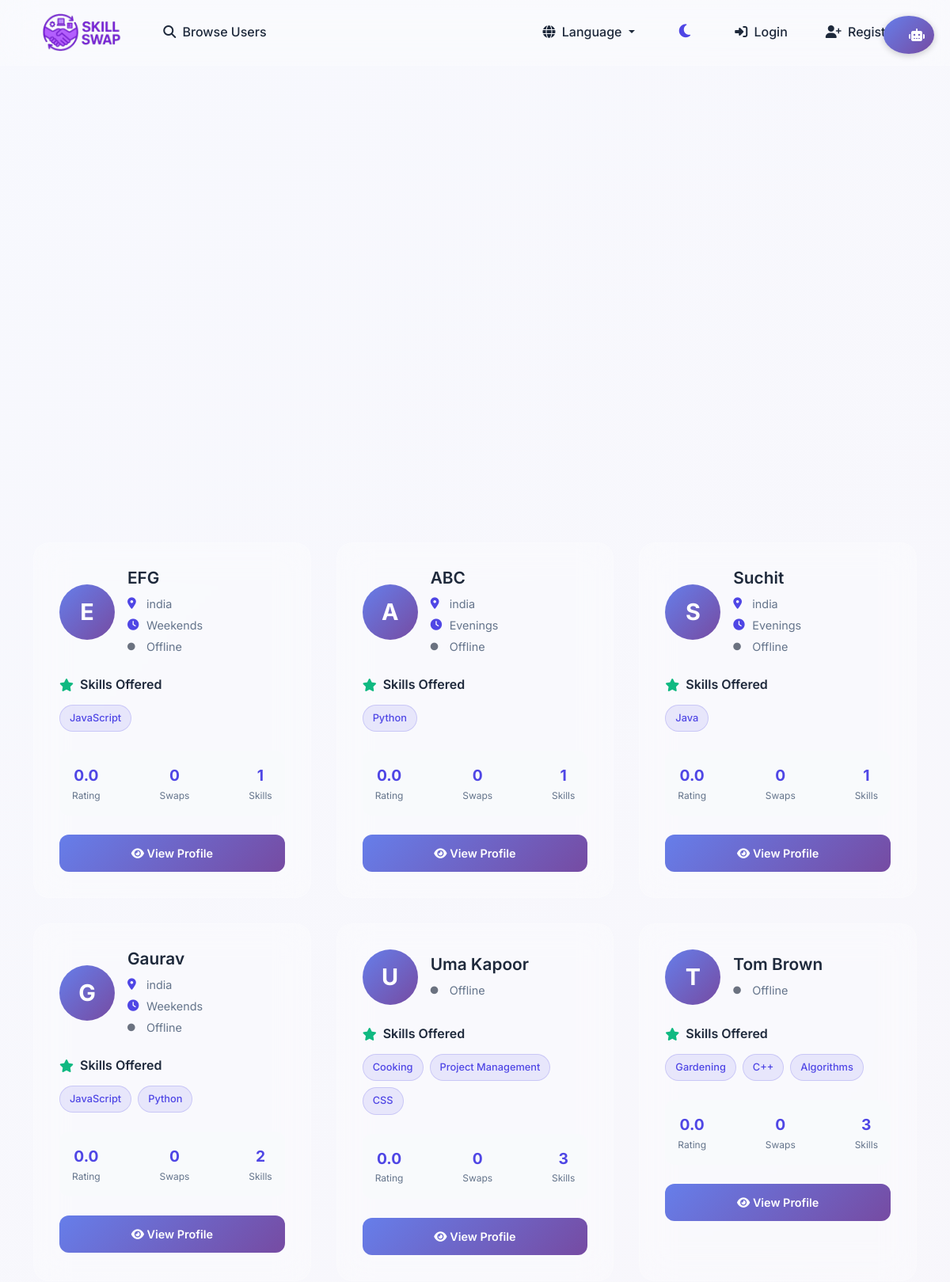
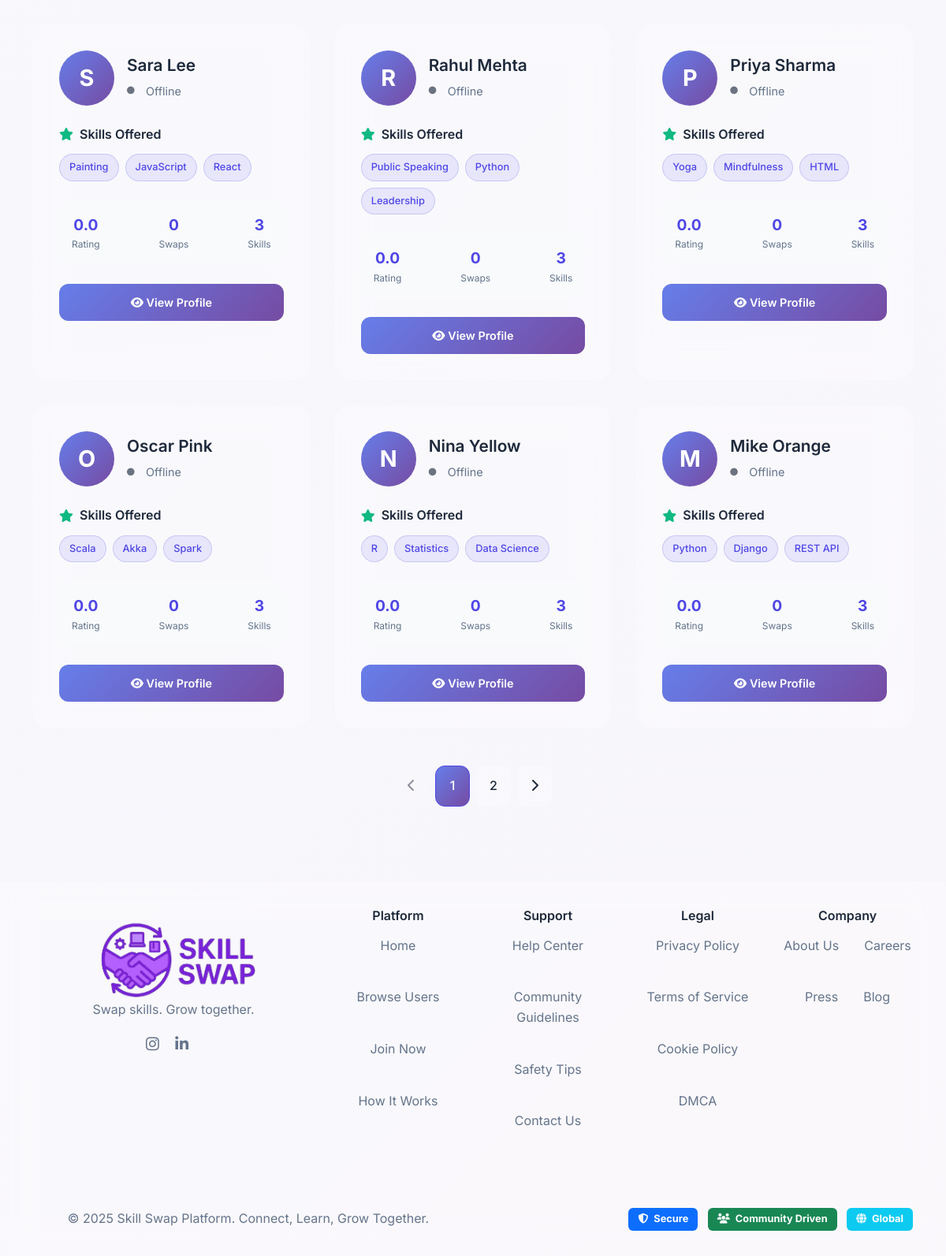
Screenshot of /browse with the database file from the repository (2 pictures, top to bottom).
### SkillSwapHub/models.py (models this page shows, shortened)
class User(db.Model):
    id = db.Column(db.Integer, primary_key=True)
    name = db.Column(db.String(80), nullable=False)
    email = db.Column(db.String(120), unique=True, nullable=False)
    password_hash = db.Column(db.String(128), nullable=True)  # Allow null for OAuth users
    location = db.Column(db.String(100))
    photo_url = db.Column(db.String(200))
    availability = db.Column(db.String(100))
    is_public = db.Column(db.Boolean, default=True)
    is_admin = db.Column(db.Boolean, default=False)
    is_banned = db.Column(db.Boolean, default=False)
    google_id = db.Column(db.String(50), unique=True, nullable=True)
    created_at = db.Column(db.DateTime, default=datetime.now)
    last_login = db.Column(db.DateTime, default=datetime.now)
    reset_token = db.Column(db.String(100), unique=True, nullable=True)
    reset_token_expires = db.Column(db.DateTime, nullable=True)
    skills = db.relationship('UserSkill', backref='user', lazy=True)
    sent_requests = db.relationship('SwapRequest', foreign_keys='SwapRequest.from_user_id', backref='requester', lazy=True)
    received_requests = db.relationship('SwapRequest', foreign_keys='SwapRequest.to_user_id', backref='receiver', lazy=True)
    def get_offered_skills(self):
        return [us.skill for us in self.skills if us.type == 'offered']
    def get_average_rating(self):
        try:
            from sqlalchemy import func
            result = db.session.query(func.avg(Feedback.rating))\
                .join(SwapRequest, ((SwapRequest.from_user_id == self.id) | (SwapRequest.to_user_id == self.id)))\
                .filter(Feedback.reviewer_id != self.id)\
                .scalar()
            return result or 0.0
        except Exception as e:
            print(f"Error calculating average rating: {e}")
            return 0.0
    def get_completed_swaps_count(self):
        try:
            count = db.session.query(SwapRequest)\
                .filter(((SwapRequest.from_user_id == self.id) | (SwapRequest.to_user_id == self.id)) &
                       (SwapRequest.status == 'completed'))\
                .count()
            return count
        except Exception as e:
            print(f"Error counting completed swaps: {e}")
            return 0

class Skill(db.Model):
    id = db.Column(db.Integer, primary_key=True)
    name = db.Column(db.String(100), unique=True, nullable=False)

### SkillSwapHub/routes.py (the view)
@main.route('/browse')
def browse():
    search_query = request.args.get('search', '')
    skill_filter = request.args.get('skill', '')
    availability_filter = request.args.get('availability', '')
    location_filter = request.args.get('location', '')
    sort_by = request.args.get('sort', 'newest')
    page = request.args.get('page', 1, type=int)
    per_page = 12  # Number of users per page
    query = User.query.filter_by(is_public=True, is_banned=False)
    if search_query:
        query = query.filter(User.name.ilike(f'%{search_query}%'))
    if skill_filter:
        skill = Skill.query.filter_by(name=skill_filter).first()
        if skill:
            user_ids = [us.user_id for us in UserSkill.query.filter_by(skill_id=skill.id, type='offered').all()]
            if user_ids:
                query = query.filter(User.id.in_(user_ids))
    if availability_filter:
        query = query.filter(User.availability.ilike(f'%{availability_filter}%'))
    if location_filter:
        query = query.filter(User.location.ilike(f'%{location_filter}%'))
    if sort_by == 'rating':
        query = query.order_by(User.name)
    elif sort_by == 'active':
        query = query.order_by(User.last_login.desc())
    elif sort_by == 'skills':
        query = query.order_by(User.name)
    else:  # newest
        query = query.order_by(User.created_at.desc())
    total_users = query.count()
    total_pages = (total_users + per_page - 1) // per_page  # Ceiling division
    offset = (page - 1) * per_page
    users = query.offset(offset).limit(per_page).all()
    all_skills = Skill.query.all()
    availabilities = db.session.query(User.availability).distinct().all()
    availabilities = [a[0] for a in availabilities if a[0]]
    locations = db.session.query(User.location).distinct().all()
    locations = [l[0] for l in locations if l[0]]
    now = datetime.now()
    current_user = get_current_user() if is_logged_in() else None
    return render_template('browse.html',
                          users=users,
                          skills=all_skills,
                          availabilities=availabilities,
                          locations=locations,
                          search_query=search_query,
                          skill_filter=skill_filter,
                          availability_filter=availability_filter,
                          location_filter=location_filter,
                          sort_by=sort_by,
                          current_page=page,
                          total_pages=total_pages,
                          total_users=total_users,
                          now=now,
                          current_user=current_user)

### SkillSwapHub/templates/browse.html (shortened to what this page needs)
{% extends "base.html" %}
{% block content %}
<div class="browse-container">
    <div class="container">
        <div class="users-grid" id="usersContainer">
            {% if users %}
                {% for user in users %}
                    <div class="user-card glow-card visible">
                        <div class="user-header">
                            {% if user.photo_url %}
                                <img src="{{ url_for('static', filename=user.photo_url) }}" alt="{{ user.name }}" class="user-avatar">
                            {% else %}
                                <div class="user-avatar-placeholder">{{ user.name[0] }}</div>
                            {% endif %}
                            <div class="user-info">
                                <h3>{{ user.name }}</h3>
                                <div class="user-meta">
                                    {% if user.location %}
                                    <div class="meta-item">
                                        <i class="fas fa-map-marker-alt"></i>
                                        {{ user.location }}
                                    </div>
                                    {% endif %}
                                    {% if user.availability %}
                                    <div class="meta-item">
                                        <i class="fas fa-clock"></i>
                                        {{ user.availability|title }}
                                    </div>
                                    {% endif %}
                                    <div class="meta-item">
                                        {% if user.last_login and (now - user.last_login).total_seconds() < 3600 %}
                                            <i class="fas fa-circle" style="color: #10b981; font-size: 0.6rem;"></i> Online
                                        {% else %}
                                            <i class="fas fa-circle" style="color: #6b7280; font-size: 0.6rem;"></i> Offline
                                        {% endif %}
                                    </div>
                                </div>
                            </div>
                        </div>
                        <div class="user-skills">
                            <div class="skills-title">
                                <i class="fas fa-star"></i>
                                Skills Offered
                            </div>
                            <div class="skill-tags">
                                {% set offered_skills = user.get_offered_skills() %}
                                {% for skill in offered_skills[:4] %}
                                    <span class="skill-tag">{{ skill.name }}
                                    </span>
                                {% endfor %}
                            </div>
                        </div>
                        <div class="user-stats">
                            <div class="stat-item">
                                <span class="stat-number">{{ user.get_average_rating()|round(1) }}</span>
                                <div class="stat-label">Rating</div>
                            </div>
                            <div class="stat-item">
                                <span class="stat-number">{{ user.get_completed_swaps_count() }}</span>
                                <div class="stat-label">Swaps</div>
                            </div>
                            <div class="stat-item">
                                <span class="stat-number">{{ user.get_offered_skills()|length }}</span>
                                <div class="stat-label">Skills</div>
                            </div>
                        </div>
                        <div class="user-actions">
                            <a href="{{ url_for('main.public_profile', user_id=user.id) }}" class="btn-action {% if not current_user or current_user.id == user.id %}btn-primary-action{% else %}btn-outline-action{% endif %}">
                                <i class="fas fa-eye"></i>
                                View Profile
                            </a>
                        </div>
                    </div>
                {% endfor %}
            {% endif %}
        </div>
        {% if total_pages > 1 %}
        <div class="pagination-wrapper">
            <div class="pagination" id="pagination">
                {% if current_page > 1 %}
                    <a href="{{ url_for('main.browse', page=current_page-1, search=search_query, skill=skill_filter, availability=availability_filter, location=location_filter, sort=sort_by) }}" class="page-btn">
                        <i class="fas fa-chevron-left"></i>
                    </a>
                {% else %}
                    <button class="page-btn" disabled>
                        <i class="fas fa-chevron-left"></i>
                    </button>
                {% endif %}
                {% set start_page = current_page - 2 if current_page > 2 else 1 %}
                {% set end_page = current_page + 2 if current_page + 2 <= total_pages else total_pages %}
                {% for page_num in range(start_page, end_page + 1) %}
                    {% if page_num == current_page %}
                        <span class="page-btn active">{{ page_num }}</span>
                    {% else %}
                        <a href="{{ url_for('main.browse', page=page_num, search=search_query, skill=skill_filter, availability=availability_filter, location=location_filter, sort=sort_by) }}" class="page-btn">{{ page_num }}</a>
                    {% endif %}
                {% endfor %}
                {% if current_page < total_pages %}
                    <a href="{{ url_for('main.browse', page=current_page+1, search=search_query, skill=skill_filter, availability=availability_filter, location=location_filter, sort=sort_by) }}" class="page-btn">
                        <i class="fas fa-chevron-right"></i>
                    </a>
                {% else %}
                    <button class="page-btn" disabled>
                        <i class="fas fa-chevron-right"></i>
                    </button>
                {% endif %}
            </div>
        </div>
        {% endif %}
    </div>
</div>
{% endblock %}

### rows the page displays
User: name "E", name "EFG", location "india", availability "Weekends", shows "Offline", get_average_rating "0.0", get_completed_swaps_count "0", get_offered_skills|length "1"
Skill: name "JavaScript"
User: name "A", name "ABC", location "india", availability "Evenings", shows "Offline", get_average_rating "0.0", get_completed_swaps_count "0", get_offered_skills|length "1"
Skill: name "Python"
User: name "S", name "Suchit", location "india", availability "Evenings", shows "Offline", get_average_rating "0.0", get_completed_swaps_count "0", get_offered_skills|length "1"
Skill: name "Java"
User: name "G", name "Gaurav", location "india", availability "Weekends", shows "Offline", get_average_rating "0.0", get_completed_swaps_count "0", get_offered_skills|length "2"
User: name "U", name "Uma Kapoor", shows "Offline", get_average_rating "0.0", get_completed_swaps_count "0", get_offered_skills|length "3"
Skill: name "Cooking"
Skill: name "Project Management"
Skill: name "CSS"
User: name "T", name "Tom Brown", shows "Offline", get_average_rating "0.0", get_completed_swaps_count "0", get_offered_skills|length "3"
Skill: name "Gardening"
Skill: name "C++"
Skill: name "Algorithms"
User: name "S", name "Sara Lee", shows "Offline", get_average_rating "0.0", get_completed_swaps_count "0", get_offered_skills|length "3"
Skill: name "Painting"
Skill: name "React"
User: name "R", name "Rahul Mehta", shows "Offline", get_average_rating "0.0", get_completed_swaps_count "0", get_offered_skills|length "3"
Skill: name "Public Speaking"
Skill: name "Leadership"
User: name "P", name "Priya Sharma", shows "Offline", get_average_rating "0.0", get_completed_swaps_count "0", get_offered_skills|length "3"
Skill: name "Yoga"
Skill: name "Mindfulness"
Skill: name "HTML"
User: name "O", name "Oscar Pink", shows "Offline", get_average_rating "0.0", get_completed_swaps_count "0", get_offered_skills|length "3"
Skill: name "Scala"
Skill: name "Akka"
Skill: name "Spark"
User: name "N", name "Nina Yellow", shows "Offline", get_average_rating "0.0", get_completed_swaps_count "0", get_offered_skills|length "3"
Skill: name "R"
Skill: name "Statistics"
Skill: name "Data Science"
User: name "M", name "Mike Orange", shows "Offline", get_average_rating "0.0", get_completed_swaps_count "0", get_offered_skills|length "3"
Skill: name "Django"
Skill: name "REST API"

### other values shown
{{ page_num }} "1"
{{ page_num }} "2"
